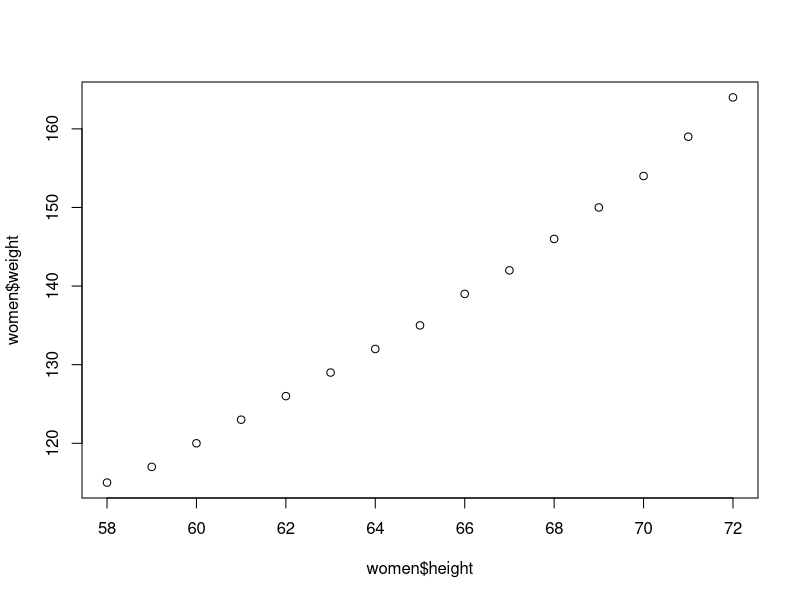
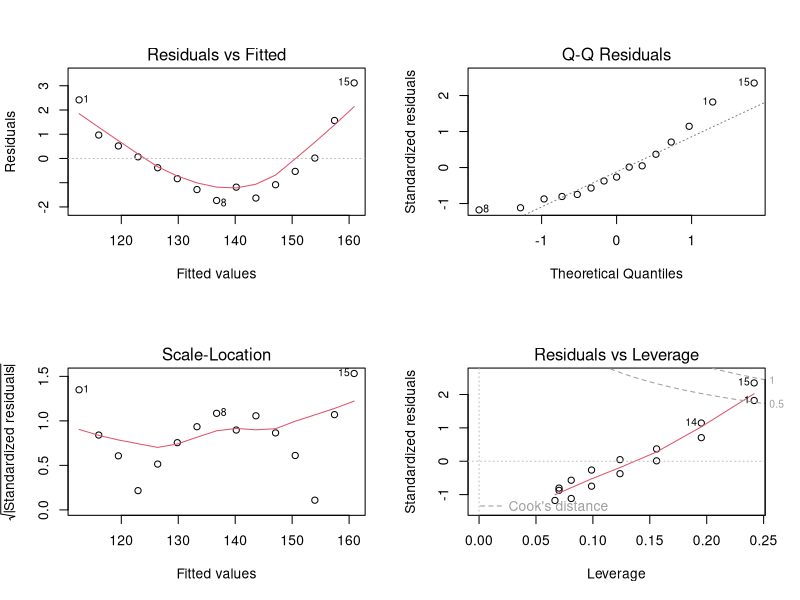
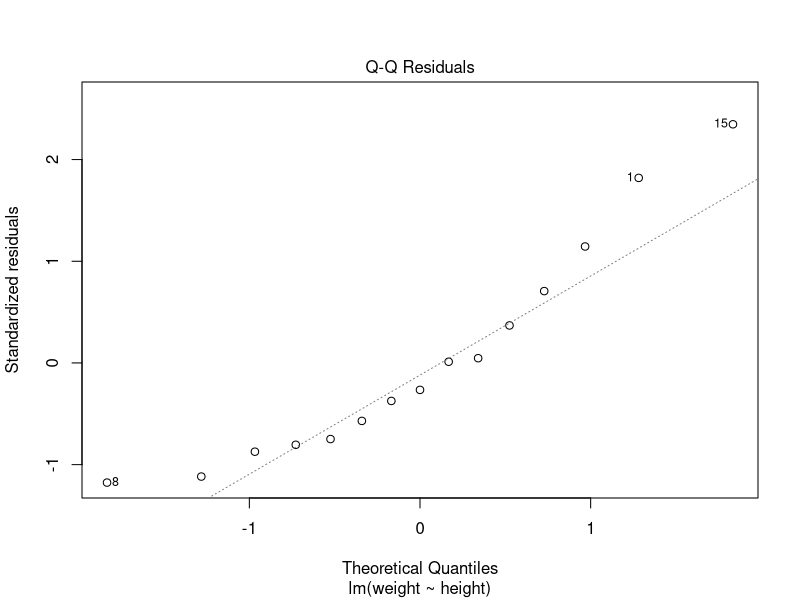
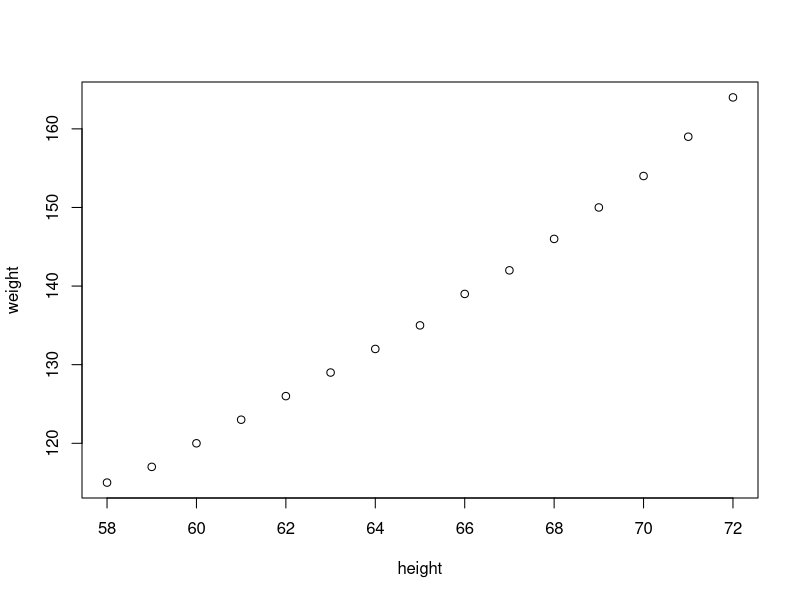
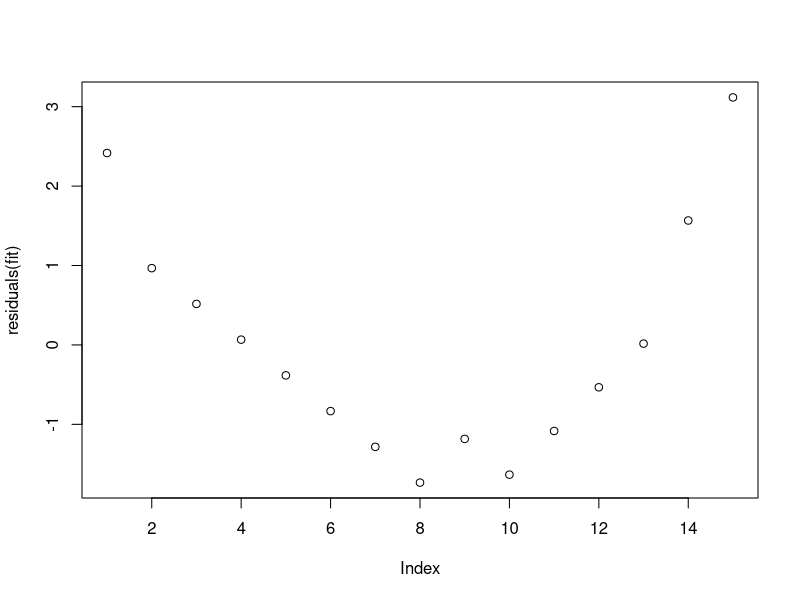
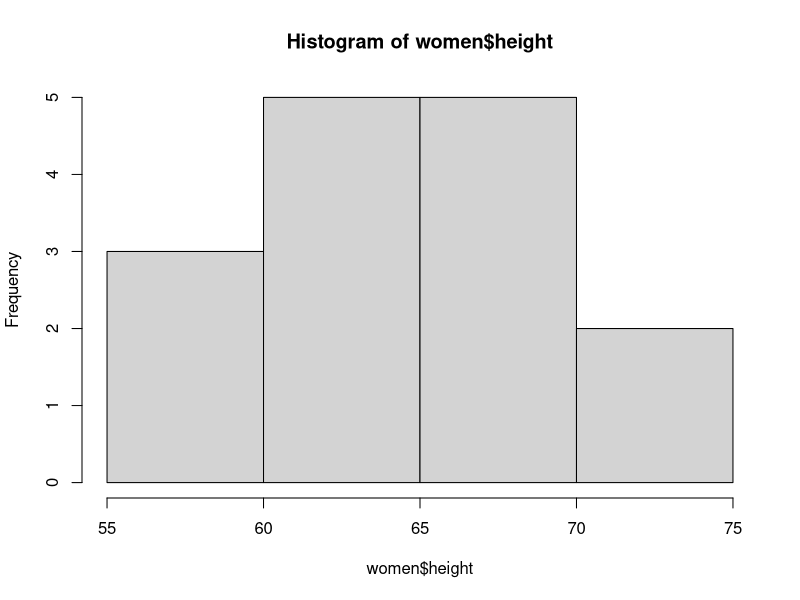
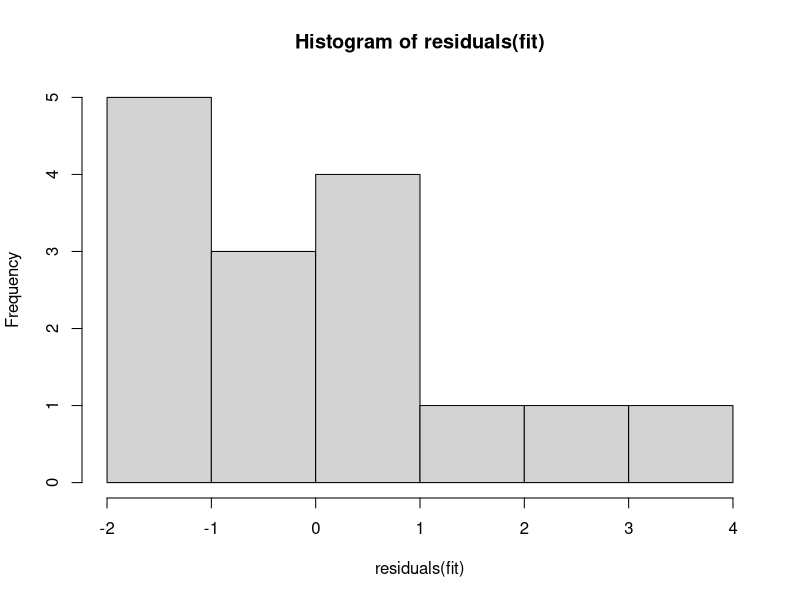
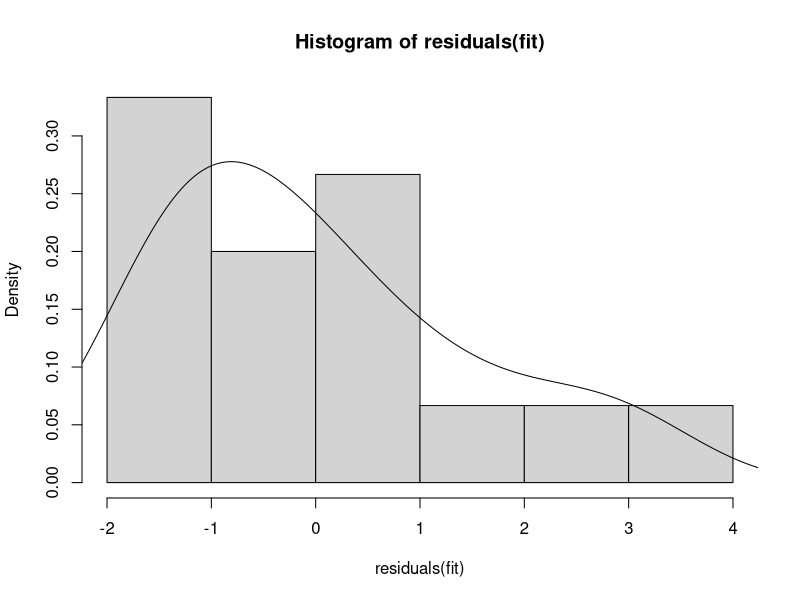

Write R code to recreate these figures, in order. (Note: this script raises an error after producing the figures.)
# Simple Linear Regression : Built in Data Set Women
# Check for assumptions of Regression in the data Set
women
str(women)
fit = lm(weight ~ height, data=women)
?plot
#Initial Checks
cor(women$height, women$weight)
#there is Strong and Positive Relationship between height and weight
plot(women$height, women$weight)
par(mfrow=c(2,2))
plot(fit)

#plot one by one
par(mfrow=c(1,1))
plot(fit, which=2)
plot(women)

str(women)
head(women)
women[,2]
fitted(fit)
cbind(women, fitted(fit), predicted=3.45 * women$height - 87)
cbind(women, fitted(fit), residue=fitted(fit)-women$weight, resid(fit))
y = 3.4 * women$height - 87
plot(residuals(fit))
hist(women$height, breaks=4)
hist(residuals(fit))

hist(residuals(fit), freq=F)
lines(density(residuals(fit)))

#Prediction
ndata = data.frame(height=52.5)
predict(fit, newdata=ndata, type='response')


#Assumptions Regression
#Linearity----
#Linearity of the data. The relationship between the predictor (x) and the outcome (y) is assumed to be linear.
# component + residual plot 
plot(women$height, fitted(fit))
plot(residuals(fit) ~ fitted(fit))
plot(fit, which=1)
#residuals should be randomly distributed and not increase or decrease 


#Normality----
#Normality of residuals. The residual errors are assumed to be normally distributed.
plot(density(resid(fit)))
plot(fit, which=2)

#Homoscedasticity----
#Homogeneity of residuals variance. The residuals are assumed to have a constant variance (homoscedasticity - opposite of heteroscedasticity)
plot(fit, which=3)
#No funnel shape, random distribution of residuals
plot(fit, which=4)

#Auto-Correlation----
#Independence of residuals error terms. (Not dependent on previous values)
car::durbinWatsonTest(fit)
#pvalue < 0; Ho that there is no correlation (r2=0) is accepted

#Outliers
plot(fit, which=4)
#potential outliers are highlighted 1, 14, 15 row
women[c(1,14,15),]

#Lets remove these values and then find R2
fit2 = lm(weight ~ height, data=women[-c(1,14,15),])
summary(fit2)
(summary(fit))$r.squared
(summary(fit2))$r.squared
AIC(fit, fit2) #lower value of AIC is better


#Potential Problems
#Non-linearity of the outcome - predictor relationships
#Heteroscedasticity: Non-constant variance of error terms.
#Auto Collinearity, Multi-collinearity
#Presence of influential values in the data that can be:
#Outliers: extreme values in the outcome (y) variable
#High-leverage points: extreme values in the predictors (x) variable

#All these assumptions and potential problems can be checked by producing some diagnostic plots visualizing the residual errors.

plot(fit1)


